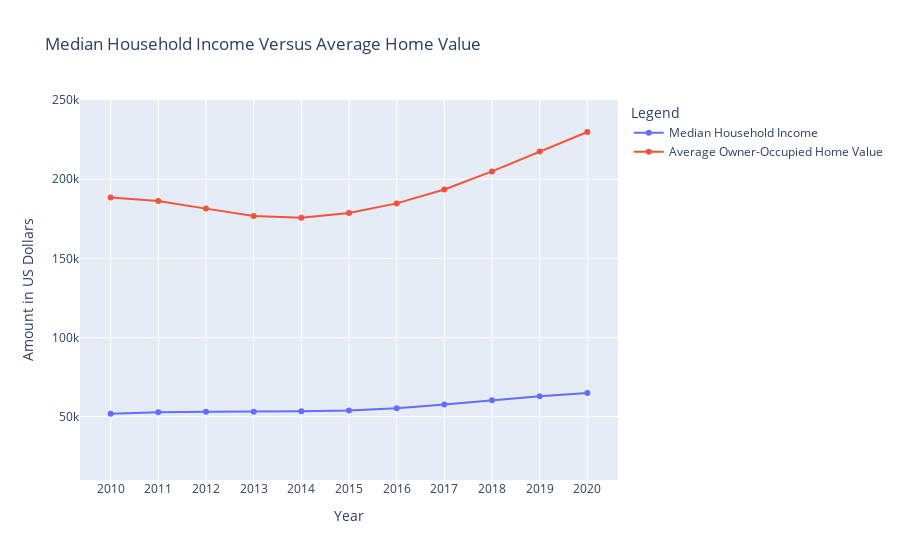

The cell this chart's notebook holds for it:
### Code cell
fig = px.line(value_income, x='Year', y=['Median Household Income', 'Average Owner-Occupied Home Value'], markers=True,
              labels={'variable':'Legend',
                      'value':'Amount in US Dollars',
                      },
              title='Median Household Income Versus Average Home Value')


fig.update_yaxes(range=[10000, 250000])

fig.show()

### Figure 1 — Plotly figure (JSON) as saved in the notebook; plotly's stock layout.template omitted (floating-point values rounded to 4 significant figures)
{"data": [{"hovertemplate": "Legend=Median Household Income<br>Year=%{x}<br>Amount in US Dollars=%{y}<extra></extra>", "legendgroup": "Median Household Income", "line": {"color": "#636efa", "dash": "solid"}, "marker": {"symbol": "circle"}, "mode": "lines+markers", "name": "Median Household Income", "orientation": "v", "showlegend": true, "type": "scatter", "x": ["2010", "2011", "2012", "2013", "2014", "2015", "2016", "2017", "2018", "2019", "2020"], "xaxis": "x", "y": [51914, 52762, 53046, 53046, 53482, 53889, 55322, 57652, 60293, 62843, 64994], "yaxis": "y"}, {"hovertemplate": "Legend=Average Owner-Occupied Home Value<br>Year=%{x}<br>Amount in US Dollars=%{y}<extra></extra>", "legendgroup": "Average Owner-Occupied Home Value", "line": {"color": "#EF553B", "dash": "solid"}, "marker": {"symbol": "circle"}, "mode": "lines+markers", "name": "Average Owner-Occupied Home Value", "orientation": "v", "showlegend": true, "type": "scatter", "x": ["2010", "2011", "2012", "2013", "2014", "2015", "2016", "2017", "2018", "2019", "2020"], "xaxis": "x", "y": [188400, 186200, 181400, 176700, 175700, 178600, 184700, 193500, 204900, 217500, 229800], "yaxis": "y"}], "layout": {"legend": {"title": {"text": "Legend"}, "tracegroupgap": 0}, "title": {"text": "Median Household Income Versus Average Home Value"}, "xaxis": {"anchor": "y", "domain": [0, 1], "title": {"text": "Year"}}, "yaxis": {"anchor": "x", "domain": [0, 1], "range": [10000, 250000], "title": {"text": "Amount in US Dollars"}}}}
